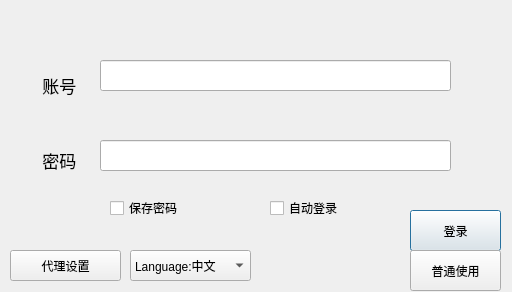
<?xml version="1.0" encoding="UTF-8"?>
<ui version="4.0">
 <class>Dialog</class>
 <widget class="QDialog" name="Dialog">
  <property name="geometry">
   <rect>
    <x>0</x>
    <y>0</y>
    <width>512</width>
    <height>292</height>
   </rect>
  </property>
  <property name="windowTitle">
   <string>Dialog</string>
  </property>
  <widget class="QLabel" name="label">
   <property name="geometry">
    <rect>
     <x>33</x>
     <y>70</y>
     <width>61</width>
     <height>31</height>
    </rect>
   </property>
   <property name="font">
    <font>
     <pointsize>13</pointsize>
     <weight>50</weight>
     <bold>false</bold>
    </font>
   </property>
   <property name="autoFillBackground">
    <bool>false</bool>
   </property>
   <property name="text">
    <string>  账号 </string>
   </property>
  </widget>
  <widget class="QLabel" name="label_2">
   <property name="geometry">
    <rect>
     <x>33</x>
     <y>150</y>
     <width>54</width>
     <height>20</height>
    </rect>
   </property>
   <property name="font">
    <font>
     <pointsize>13</pointsize>
    </font>
   </property>
   <property name="autoFillBackground">
    <bool>false</bool>
   </property>
   <property name="text">
    <string>  密码</string>
   </property>
  </widget>
  <widget class="QCheckBox" name="remember">
   <property name="geometry">
    <rect>
     <x>110</x>
     <y>200</y>
     <width>71</width>
     <height>16</height>
    </rect>
   </property>
   <property name="text">
    <string>保存密码</string>
   </property>
  </widget>
  <widget class="QPushButton" name="loginButton">
   <property name="geometry">
    <rect>
     <x>410</x>
     <y>210</y>
     <width>91</width>
     <height>41</height>
    </rect>
   </property>
   <property name="text">
    <string>登录</string>
   </property>
  </widget>
  <widget class="QPushButton" name="proxyButton">
   <property name="geometry">
    <rect>
     <x>10</x>
     <y>250</y>
     <width>111</width>
     <height>31</height>
    </rect>
   </property>
   <property name="text">
    <string>代理设置</string>
   </property>
  </widget>
  <widget class="QCheckBox" name="Auto">
   <property name="geometry">
    <rect>
     <x>270</x>
     <y>200</y>
     <width>71</width>
     <height>16</height>
    </rect>
   </property>
   <property name="text">
    <string>自动登录</string>
   </property>
  </widget>
  <widget class="QComboBox" name="language">
   <property name="geometry">
    <rect>
     <x>130</x>
     <y>250</y>
     <width>121</width>
     <height>31</height>
    </rect>
   </property>
   <item>
    <property name="text">
     <string>Language:中文</string>
    </property>
   </item>
   <item>
    <property name="text">
     <string>Language:English</string>
    </property>
   </item>
   <item>
    <property name="text">
     <string>Language:</string>
    </property>
   </item>
  </widget>
  <widget class="QPushButton" name="visitButton">
   <property name="geometry">
    <rect>
     <x>410</x>
     <y>250</y>
     <width>91</width>
     <height>41</height>
    </rect>
   </property>
   <property name="text">
    <string>普通使用</string>
   </property>
  </widget>
  <widget class="QLineEdit" name="textaccount">
   <property name="geometry">
    <rect>
     <x>100</x>
     <y>60</y>
     <width>351</width>
     <height>31</height>
    </rect>
   </property>
  </widget>
  <widget class="QLineEdit" name="lineEdit">
   <property name="geometry">
    <rect>
     <x>100</x>
     <y>140</y>
     <width>351</width>
     <height>31</height>
    </rect>
   </property>
  </widget>
 </widget>
 <resources/>
 <connections/>
</ui>
